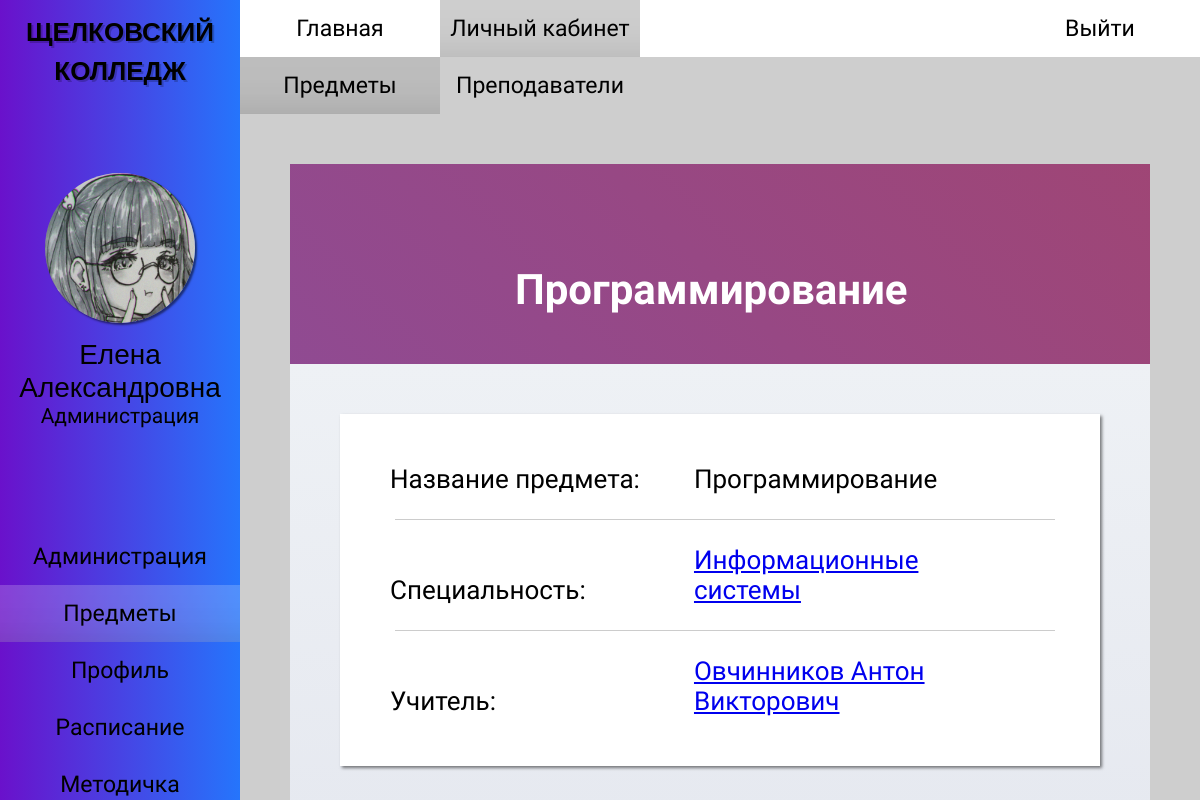
Page /subject_subject_profile.php?id=1 (signed in) on the committed database.
### tables this page shows
CREATE TABLE `subjects` (
  `id_subject` int(11) NOT NULL,
  `name` varchar(25) NOT NULL,
  `id_speciality` int(11) NOT NULL,
  `id_teacher` int(11) NOT NULL
);

CREATE TABLE `specialities` (
  `id_speciality` int(11) NOT NULL,
  `name` varchar(35) NOT NULL,
  `learnperiod` varchar(15) NOT NULL
);

CREATE TABLE `teachers` (
  `id_teacher` int(11) NOT NULL,
  `name` varchar(50) NOT NULL,
  `birth` date NOT NULL,
  `number` varchar(12) NOT NULL,
  `id_role` int(11) NOT NULL,
  `id_user` int(11) NOT NULL,
  `id_classroom` int(11) NOT NULL,
  `email` varchar(50) NOT NULL
);

### subject_subject_profile.php (the view, shortened to what this page needs)
<?
$subject_id = $_GET['id'];
$user_info = $_SESSION['user_info'];
$user_fio = explode(' ', $user_info[0]);
$user_info[0] = $user_fio[1].' '.$user_fio[2];
require_once 'php/connection.php';
$query_subject_info = "SELECT
                            subjects.name,
                            specialities.name,
                            specialities.id_speciality,
                            teachers.name,
                            teachers.id_teacher
                        FROM
                            subjects,
                            specialities,
                            teachers
                        WHERE
                            subjects.id_speciality = specialities.id_speciality
                        AND
                            subjects.id_teacher = teachers.id_teacher
                        AND
                            id_subject = '$subject_id'";
$result_subject_info = mysqli_query($link, $query_subject_info);
$data_subject_info = mysqli_fetch_row($result_subject_info);
$subject_name = $data_subject_info[0];
$subject_speciality = $data_subject_info[1];
$subject_id_speciality = $data_subject_info[2];
$subject_teacher = $data_subject_info[3];
$subject_id_teacher = $data_subject_info[4];
?>
<!DOCTYPE html>
<html>
<head>
    <link rel="stylesheet" href="styles/style_admin.css">
    <link rel="stylesheet" href="styles/contents/style_subject_subject_profile.css">
    <link rel="stylesheet" href="styles/style_adaptability.css">
    <link rel="stylesheet" href="styles/contents/style_profile.css">
</head>
<body>
    <div id="main-wrapper">
        <div id="wrapper-one">
            <div id="side-bar">
                <div class="hm-logo">
                    <h2> <a href="index.php"> ЩЕЛКОВСКИЙ <br> КОЛЛЕДЖ </a> </h2>
                </div>
                <div class="sb-profile">
                    <img src="images/avatar.jpg">
                    <? echo " <p class='sb-name'> $user_info[0] </p>"; ?>
                    <? echo "<p class='sb-role'> $user_info[1] </p>"; ?>
                </div>
                <div class="sb-menu">
                    <ul>
                        <li> <a href="administration.php"> Администрация </a> </li>
                        <li> <a href="subject.php" id="sb-menu_active"> Предметы </a> </li>
                        <li> <a href="student_you.php"> Профиль </a> </li>
                        <li> <a href="schedule.php"> Расписание </a> </li>
                        <li> <a href="metodichka.php"> Методичка </a> </li>
                    </ul>
                </div>
            </div>
        </div>
        <div id="wrapper-two">
            <div id="header-menu">
                <div class="hm-menu">
                    <ul>
                        <li> <a href="index.php"> Главная </a> </li>
                        <li> <a href="student_you.php" id="hm-menu_active"> Личный кабинет</a> </li>
                    </ul>
                </div>
                <div class="hm-login">
                    <a href="php/logout.php"> Выйти </a>
                </div>
            </div>
            <div id="nav-menu">
                <ul>
                    <li> <a href="subject.php" id="nav-menu_active"> Предметы </a> </li>
                    <li> <a href="subject_teacher.php"> Преподаватели </a> </li>
                </ul>
            </div>
            <div id="content">
                <div id="profile">
                    <div class='p-background'>
                        <? echo "<h2 class='b-name'> $subject_name </h2>"; ?>
                    </div>
                    <div class='info-background'>
                        <div class="item-info">
                            <p> Название предмета: </p>
                            <? echo "<p> $subject_name </p>"; ?>
                            <hr>
                            <p> Специальность: </p>
                            <? echo "<p> <a href='student_speciality_profile.php?id=$subject_id_speciality'> $subject_speciality </a> </p>"; ?>
                            <hr>
                            <p> Учитель: </p>
                            <? echo "<p> <a href='subject_teacher_profile.php?id=$subject_id_teacher'> $subject_teacher </a> </p>"; ?>
                        </div>
                    </div>
                </div>
            </div>
        </div>
    </div>
</body>
</html>

### styles/style_admin.css (style rules this page uses)
* { box-sizing: border-box; margin: 0; padding: 0; }
html, head, body, #main-wrapper { font-family: "PT Sans Narrow", sans-serif, "Roboto", sans-serif, "Oswald", sans-serif; overflow-y: hidden; height: 100% !important; min-height: 100%; background-color: #CECECE; }
#wrapper-one { float: left; width: 20%; min-height: 100%; }
#wrapper-two { float: right; overflow-y: scroll; width: 80%; min-height: 100%; }
#wrapper-one { position: relative; z-index: 15; float: left; overflow: hidden; overflow: scroll; width: 20%; height: 100%; background-image: linear-gradient(to right, #6A11CB 0%, #2575FC 100%); -ms-overflow-style: none; scrollbar-width: none; }
.hm-logo h2 { font-family: "Oswald", sans-serif; font-size: 26px; padding: 10px 0; text-align: center; text-shadow: 2px 2px 0 rgba(0,0,0,0.2); }
.sb-profile img { display: block; width: 150px; height: 150px; margin: 75px auto 15px auto; border-radius: 100%; box-shadow: 2px 2px 2px 0 rgba(0,0,0,0.5); }
.sb-profile .sb-name { font-family: "Roboto", sans-serif; font-size: 28px; text-align: center; }
.sb-profile .sb-role { font-size: 21px; text-align: center; }
.sb-menu { display: flex; flex-direction: column; padding: 100px 0; }
.sb-menu ul { display: flex; flex-direction: column; width: 100%; list-style-type: none; }
.sb-menu a { font-size: 23px; display: block; width: 100%; padding: 15px 0 15px 0; transition: 0.3s linear; text-align: center; text-decoration: none; color: black; }
.sb-menu a:hover, #sb-menu_active { transition: 0.2s linear; background-color: rgba(255,255,255,0.2); box-shadow: 0 -75px 85px -130px rgba(0,0,0,0.85) inset; }
#header-menu { display: flex; background-color: white; flex-wrap: wrap; }
.hm-menu { display: flex; flex-wrap: wrap; }
.hm-menu ul { display: flex; width: 100%; list-style-type: none; flex-wrap: wrap; }
.hm-menu a { font-size: 23px; display: block; width: 100%; min-width: 200px; padding: 15px 0 15px 0; transition: 0.3s linear; text-align: center; text-decoration: none; color: black; }
.hm-menu a:hover, #hm-menu_active { transition: 0.2s linear; background-color: #CECECE; box-shadow: 0 -75px 85px -130px rgba(0,0,0,0.85) inset; }
.hm-login { margin-left: auto; }
.hm-login a { font-size: 23px; display: block; min-width: 200px; padding: 15px 0 15px 0; transition: 0.3s linear; text-align: center; text-decoration: none; color: black; background-color: white; }
.hm-logo a { text-decoration: none; color: black; }
#nav-menu { display: flex; background-color: #CECECE; flex-wrap: wrap; }
#nav-menu ul { font-size: 23px; display: flex; width: 100%; list-style-type: none; flex-wrap: wrap; }
#nav-menu a { display: block; width: 100%; min-width: 200px; padding: 15px 0 15px 0; transition: 0.3s linear; text-align: center; text-decoration: none; color: black; }
#nav-menu a:hover, #nav-menu_active { transition: 0.2s linear; background-color: #BDBDBD; box-shadow: 0 -75px 85px -130px rgba(0,0,0,0.85) inset; }
#content { padding: 50px; }

### styles/contents/style_subject_subject_profile.css (style rules this page uses)
#content #profile .info-background .item-info { padding: 50px; background-color: white; box-shadow: 2px 2px 3px 0 rgba(0,0,0,0.5); }
#content #profile .info-background .item-info p { font-size: 26px; display: inline-block; width: 300px; }
#content #profile .info-background .item-info hr { width: 100%; margin: 25px 5px; border: 0; border-bottom: 1px solid #CCCCCC; background: #999999; }

### styles/style_adaptability.css (style rules this page uses)
#main-wrapper { min-width: 800px; }
@media screen and (max-width: 1210px) { .hm-logo { width: 100%; } }
@media screen and (max-width: 1210px) { .hm-menu { align-items: center; justify-content: center; } }

### styles/contents/style_profile.css (style rules this page uses)
#content #profile { width: 100%; height: 400px; margin: 0 auto; }
#content #profile .p-background .b-name { font-size: 42px; position: absolute; bottom: 0; margin: 50px 50px 50px 225px; color: white; }
#content #profile .info-background { position: relative; height: 50%; background-image: linear-gradient(to top, #E6E9F0 0%, #EEF1F5 100%); }
#content #profile .info-background { height: auto; margin: 0 0 50px 0; padding: 50px 50px 50px 50px; }
#content #profile .p-background { position: relative; height: 50%; animation: anime 5s ease infinite; background: linear-gradient(45deg, #874DA2 0%, #C43A30 100%); background-size: 400% 400%; }

### rows in the picture
subjects: name "Программирование", id_speciality.name "Информационные системы", id_teacher.name "Овчинников Антон Викторович"

### other values in the picture
$user_info[0] "Елена Александровна"
$user_info[1] "Администрация"
